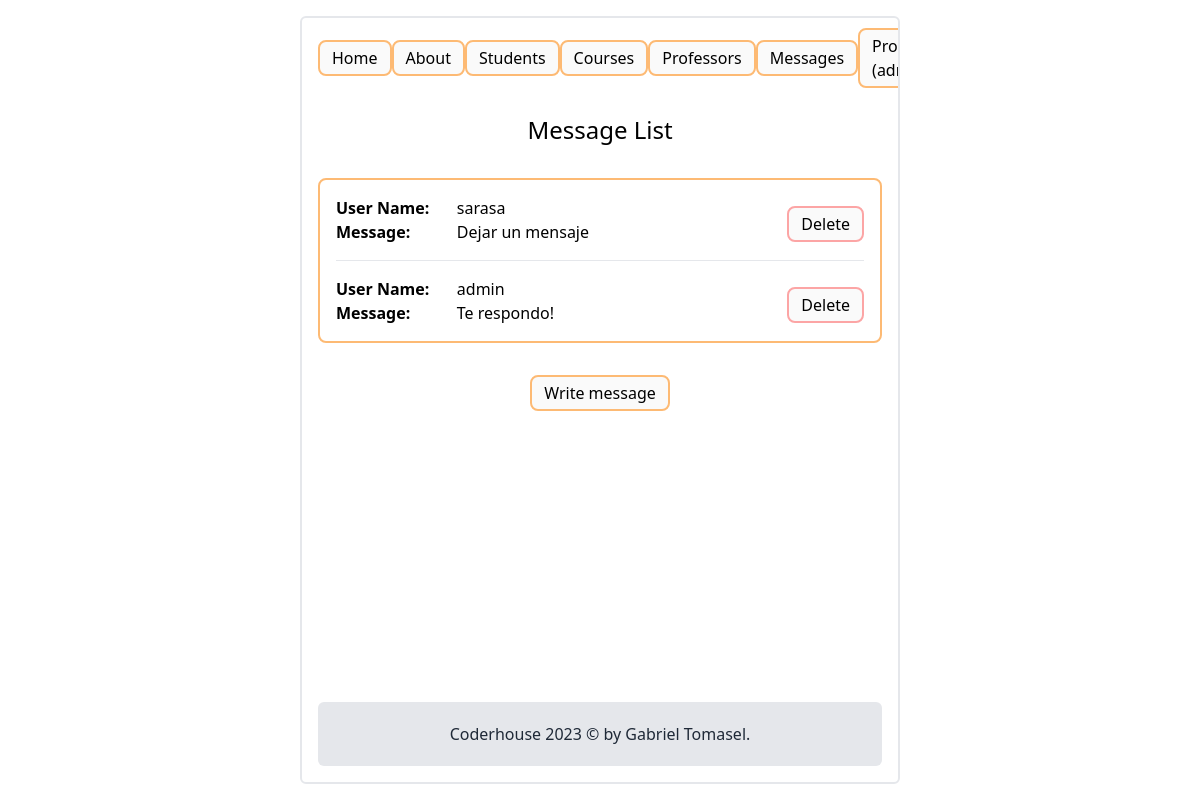
Page /comunications/ (signed in) on the committed database.
### comunications/models.py (models this page shows)
class Comunication(models.Model):
    message_name = models.CharField(max_length=25)
    message = models.CharField(max_length=200)

### comunications/views.py (the view)
# urls.py: path('comunications/', comunications, name="comunications"),
@login_required
def comunications(request, id=None):
    if id is not None:
        result = Comunication.objects.filter(Q(id__icontains=id))
    else:
        result = Comunication.objects.all()
    if len(result) > 0:
        return render(request, "comunications_search.html", {"search": result, "id": id})
    else:
        return render(request, "comunications_search.html", {"error": id})

### comunications/templates/comunications_search.html (shortened to what this page needs)
{% extends "parent.html" %}
{% load static %}
{% block title %}Message List{% endblock %}
{% block main %}
{% if search %}
<div class="flex flex-col border-orange-300 border-2 rounded-lg p-4 space-y-4">
    {% for data in search %}
    <div class="flex w-full items-center">
        <div class="flex flex-col w-full">
            <div class="font-bold flex w-full">
                <div class="w-1/4">User Name: </div>
                <div class="font-normal ml-2">{{data.message_name}}</div>
            </div>
            <div class="font-bold flex w-full">
                <div class="w-1/4">Message: </div>
                <div class="font-normal ml-2">{{data.message}}</div>
            </div>
        </div>
        <div class="flex flex-col">
            {% if request.user.is_superuser %}
                <a class="bg-zinc-50 hover:bg-red-100 transition border-2 border-red-300 py-1 px-3 rounded-lg mt-2" href="/comunications-delete/{{data.id}}">Delete</a>
            {% endif %}
        </div>
    </div>
    {% if not forloop.last %}
    <hr/>
    {% endif %}
    {% endfor %}
</div>
<div class="flex justify-center w-full">
    <a class="bg-zinc-50 hover:bg-orange-100 transition border-2 border-orange-300 py-1 px-3 rounded-lg" href="/comunications-form/">Write message</a>
</div>
{% endif %}
{% endblock %}

### main/templates/parent.html (shortened to what this page needs)
<!DOCTYPE html>
<html lang="en">
    <head>
        {% load static %}
        <link href="{% static 'css/index.css' %}" rel="stylesheet" />
        <script src="https://cdn.tailwindcss.com"></script>
    </head>
    <body class="h-screen flex flex-col items-center py-4">
        <div class="w-1/2 h-full flex flex-col border-2 p-4 rounded-md space-y-8 overflow-y-scroll" id="main">
            <div class="flex place-content-evenly items-center h-12">
                <a class="bg-zinc-50 hover:bg-orange-100 transition border-2 border-orange-300 py-1 px-3 rounded-lg" aria-current="page" href="{% url 'index' %}">Home</a>
                <a class="bg-zinc-50 hover:bg-orange-100 transition border-2 border-orange-300 py-1 px-3 rounded-lg" href="{% url 'about' %}">About</a>
                {% if request.user.is_authenticated %}
                    <a class="bg-zinc-50 hover:bg-orange-100 transition border-2 border-orange-300 py-1 px-3 rounded-lg" href="{% url 'students_form' %}">Students</a>
                    <a class="bg-zinc-50 hover:bg-orange-100 transition border-2 border-orange-300 py-1 px-3 rounded-lg" href="{% url 'courses_form' %}">Courses</a>
                    <a class="bg-zinc-50 hover:bg-orange-100 transition border-2 border-orange-300 py-1 px-3 rounded-lg" href="{% url 'professors_form' %}">Professors</a>
                    <a class="bg-zinc-50 hover:bg-orange-100 transition border-2 border-orange-300 py-1 px-3 rounded-lg" href="{% url 'comunications_form' %}">Messages</a>
                    <a class="bg-zinc-50 hover:bg-orange-100 transition border-2 border-orange-300 py-1 px-3 rounded-lg" href="{% url 'profile' %}">Profile ({{ request.user.username}})</a>
                    {% else %}
                    <a class="bg-zinc-50 hover:bg-orange-100 transition border-2 border-orange-300 py-1 px-3 rounded-lg" href="{% url 'login' %}">Login</a>
                    <a class="bg-zinc-50 hover:bg-orange-100 transition border-2 border-orange-300 py-1 px-3 rounded-lg" href="{% url 'register' %}">Register</a>
                {% endif %}
            </div>
            <div class="w-full text-center text-2xl">
                {% block title %}{% endblock title %}
            </div>
            {% block main %}{% endblock main %}
            <footer class="py-5 bg-gray-200 rounded-md !mt-auto">
                <p class="text-center text-gray-800">Coderhouse 2023 &copy; by Gabriel Tomasel.</p>
            </footer>
        </div>
    </body>
</html>

### main/static/main/css/index.css (style rules this page uses)
#main { -ms-overflow-style: none; scrollbar-width: none; }

### rows in the picture
Comunication: message_name "sarasa", message "Dejar un mensaje"
Comunication: message_name "admin", message "Te respondo!"
